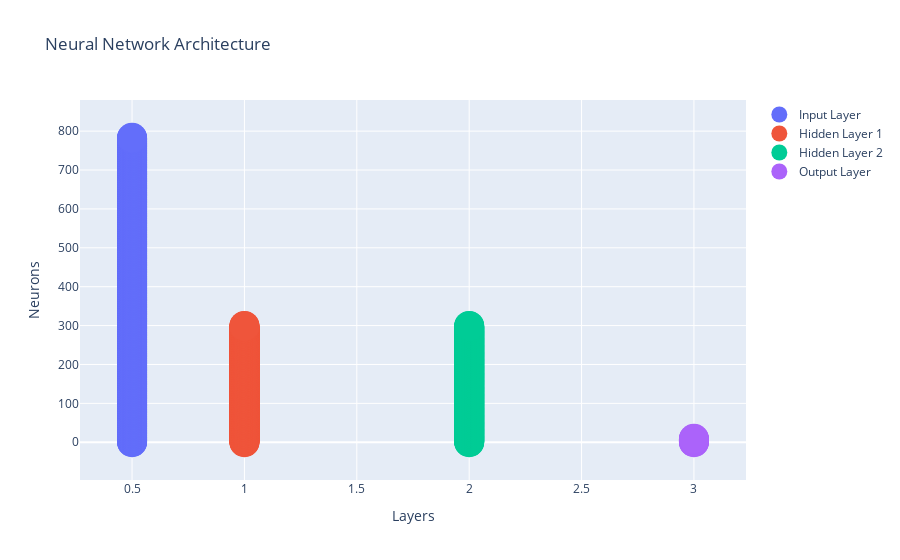

The notebook cell saved with this chart:
### Code cell
visualization.plot_neural_network_architecture(X_train.shape[0], n_layers, n_neurons_per_layer, n_classes)

### Figure 1 — Plotly figure (JSON) as saved in the notebook; plotly's stock layout.template omitted (floating-point values rounded to 4 significant figures; data arrays with more than 128 entries replaced by an {"elided": "..."} marker saying what was removed)
{"data": [{"marker": {"size": 30}, "mode": "markers", "name": "Input Layer", "text": {"elided": "784 str values"}, "type": "scatter", "x": {"elided": "784 float values"}, "y": {"elided": "784 int values"}}, {"marker": {"size": 30}, "mode": "markers", "name": "Hidden Layer 1", "text": {"elided": "300 str values"}, "type": "scatter", "x": {"elided": "300 int values"}, "y": {"elided": "300 int values"}}, {"marker": {"size": 30}, "mode": "markers", "name": "Hidden Layer 2", "text": {"elided": "300 str values"}, "type": "scatter", "x": {"elided": "300 int values"}, "y": {"elided": "300 int values"}}, {"marker": {"size": 30}, "mode": "markers", "name": "Output Layer", "text": ["Class 1", "Class 2", "Class 3", "Class 4", "Class 5", "Class 6", "Class 7", "Class 8", "Class 9", "Class 10"], "type": "scatter", "x": [3, 3, 3, 3, 3, 3, 3, 3, 3, 3], "y": [0, 1, 2, 3, 4, 5, 6, 7, 8, 9]}], "layout": {"showlegend": true, "title": {"text": "Neural Network Architecture"}, "xaxis": {"title": {"text": "Layers"}}, "yaxis": {"title": {"text": "Neurons"}}}}
